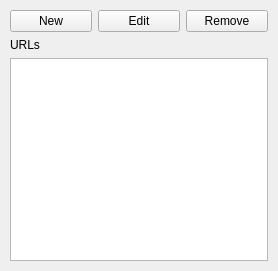
<?xml version="1.0" encoding="UTF-8"?>
<ui version="4.0">
 <class>MainWindow</class>
 <widget class="QMainWindow" name="MainWindow">
  <property name="geometry">
   <rect>
    <x>0</x>
    <y>0</y>
    <width>278</width>
    <height>271</height>
   </rect>
  </property>
  <property name="windowTitle">
   <string>Webhook</string>
  </property>
  <widget class="QWidget" name="centralwidget">
   <layout class="QVBoxLayout" name="verticalLayout_2">
    <property name="leftMargin">
     <number>10</number>
    </property>
    <property name="topMargin">
     <number>10</number>
    </property>
    <property name="rightMargin">
     <number>10</number>
    </property>
    <property name="bottomMargin">
     <number>10</number>
    </property>
    <item>
     <layout class="QHBoxLayout" name="horizontalLayout">
      <item>
       <widget class="QPushButton" name="newButton">
        <property name="text">
         <string>New</string>
        </property>
       </widget>
      </item>
      <item>
       <widget class="QPushButton" name="editButton">
        <property name="text">
         <string>Edit</string>
        </property>
       </widget>
      </item>
      <item>
       <widget class="QPushButton" name="removeButton">
        <property name="text">
         <string>Remove</string>
        </property>
       </widget>
      </item>
     </layout>
    </item>
    <item>
     <layout class="QVBoxLayout" name="verticalLayout">
      <item>
       <widget class="QLabel" name="label">
        <property name="text">
         <string>URLs</string>
        </property>
       </widget>
      </item>
      <item>
       <widget class="QListWidget" name="urlList"/>
      </item>
     </layout>
    </item>
   </layout>
  </widget>
 </widget>
 <resources/>
 <connections/>
</ui>
